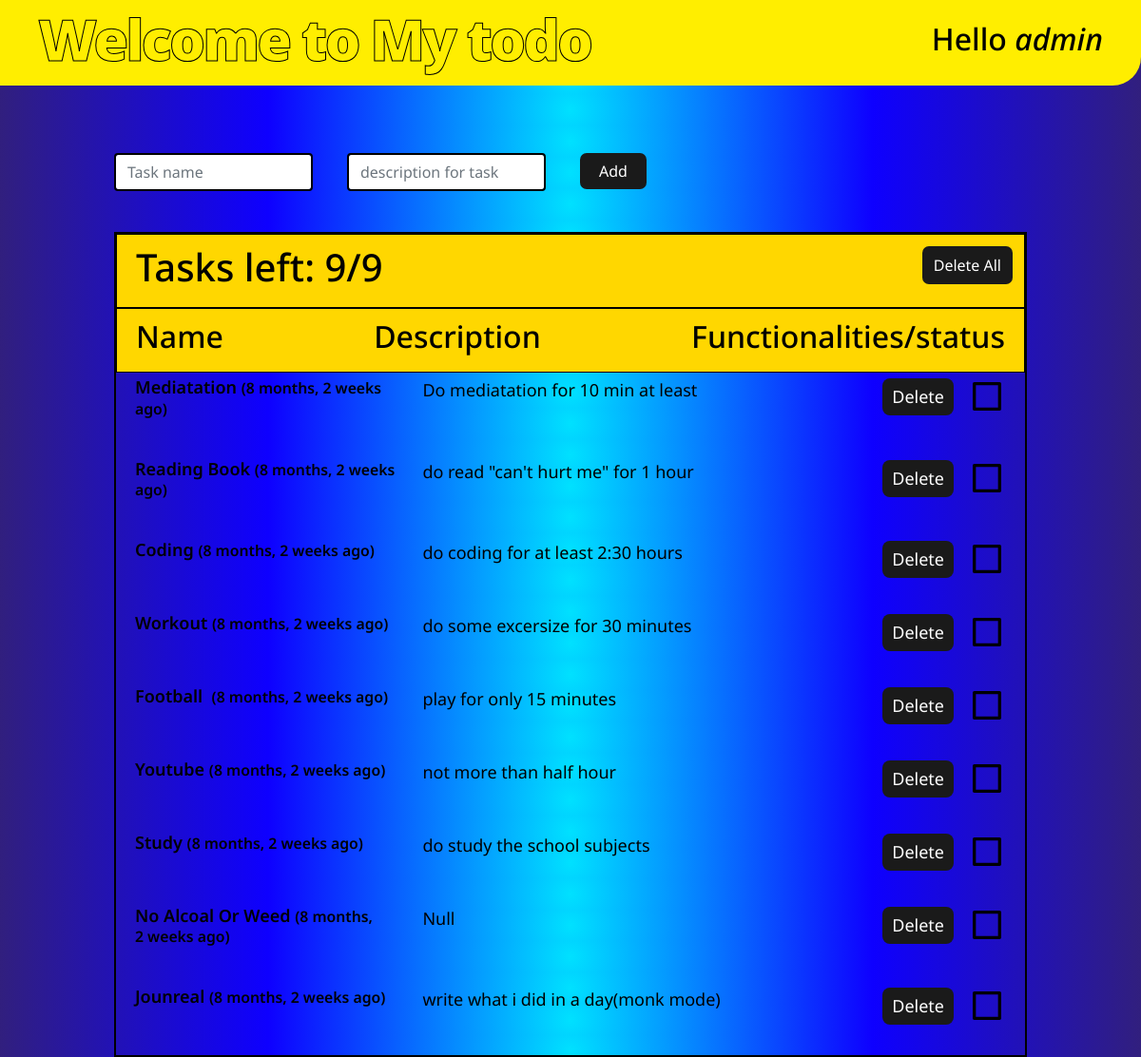
The app's page / (signed in) with its own data.
### home/models.py (models this page shows, shortened)
class Tasks(models.Model):
    user = models.ForeignKey(User,on_delete=models.CASCADE,null=True)
    name = models.CharField(max_length=100)
    desc = models.TextField()
    done = models.BooleanField(default=False)
    created = models.DateTimeField(default=timezone.now)

### home/views.py (the view, shortened to what this page needs)
# urls.py: path("",views.index,name="homepage"),
def index(request):
    alltask = Tasks.objects.all()
    context = {'alltask':alltask}
    return render(request,'index.html',context)

### templates/index.html (shortened to what this page needs)
<!DOCTYPE html>
<html lang="en">
<head>
    <link href="https://cdn.jsdelivr.net/npm/remixicon@3.5.0/fonts/remixicon.css" rel="stylesheet">
    <link href="https://cdn.jsdelivr.net/npm/bootstrap@5.0.2/dist/css/bootstrap.min.css" rel="stylesheet"
>
</head>
<body>
    <nav>
        <h1>Welcome to My todo</h1>
        {% if user.is_authenticated %}
        <h2>Hello <i>{{request.user}}</i></h2>
        {% else %}
        <a href="{% url 'user-singup' %}"><button class="signup">Sign up</button></a>
        {% endif %}
    </nav>
    <div id="main">
        <div id="sec1">
            <h1 id="taskCount">Tasks left: 0/0</h1>
            {% if user.is_authenticated %}
            <a href='{% url "clear-all" %}'><button id="clear">Delete All </button></a>
            {% else %}
            <a href='{% url "user-singup" %}'><button id="clear">Delete All </button></a>
            {% endif %}
        </div>
        <div id="navigators">
            <h2>Name</h2>
            <h2>Description</h2>
            <h2>Functionalities/status</h2>
        </div>
        <div id="tasbar">
            {% for tsk in alltask %}
            {% if request.user == tsk.user %}
            <div class="flx">
                <h5 class="strk1">{{tsk.name|title}}&nbsp;<small>({{tsk.created|timesince}} ago)</small></h5>
                <p class="strk2">{{tsk.desc}}</p>
                <a href="{% url 'delete-confirmation' tsk.id %}"><button class="blk_btns">Delete</button></a>
                <svg xmlns="http://www.w3.org/2000/svg" class="unchk btns" id="{{tsk.id}}" viewBox="0 0 24 24"
                    width="40" height="40">
                    <path
                        d="M4 3H20C20.5523 3 21 3.44772 21 4V20C21 20.5523 20.5523 21 20 21H4C3.44772 21 3 20.5523 3 20V4C3 3.44772 3.44772 3 4 3ZM5 5V19H19V5H5Z">
                    </path>
                </svg>
            </div><br>
            {% endif %}
            {% endfor %}
        </div>
    </div>
            {% if user.is_authenticated %}
            <div class="add">
        <form id="frm" action="" onsubmit="submithandler()" method="POST">{% csrf_token %}
            <div class="col-auto">
                <input type="text" class="form-control" id="inputPassword2" name="task" placeholder="Task name">
            </div>
            <div class="col-auto">
                <input type="text" class="form-control" id="inputPassword2" name="desc"
                    placeholder="description for task">
            </div>
            <div class="col-auto">
                <button type="submit" class="add_btn mb-3">Add</button>
            </div>
        </form>
    </div>
    {% else %}
<div class="add">
    <a href='{% url "user-singup" %}'> <button class="add_btn mb-3">Sign up now to add a task</button></a>
</div>
    {% endif %}
</body>
</html>

### templates/index.html (style rules this page uses)
* { margin: 0; padding: 0; font-family: 'Noto Sans', sans-serif; color: black; }
body { background: rgb(0, 109, 129); background: radial-gradient(circle, rgb(0, 225, 255) 0%, rgba(14, 0, 255, 1) 53%, rgba(49, 31, 126, 1) 100%); }
nav h1 { font-weight: 900; cursor: pointer; font-size: 60px; color: transparent; -webkit-text-stroke: 1px black; letter-spacing: -3px; }
nav { display: flex; justify-content: space-between; padding: 0 40px; z-index: 99; border-bottom-right-radius: 30px; align-items: center; height: 90px; background-color: rgb(255, 238, 0); width: 100vw; top: 0%; position: fixed; }
#main { width: 80vw; position: absolute; border: 2px solid black; margin: 13vw 10vw; z-index: 10; }
#main h1 { padding: 10px 20px; }
.flx { display: grid; grid-template-columns: 1fr 1.6fr 0.2fr 0fr; justify-content: space-evenly; font-size: x-large; padding: 5px 20px; }
#navigators { display: flex; background-color: rgb(255, 215, 0); justify-content: space-between; padding: 10px 20px; border: 1px solid black; }
#sec1 { display: flex; color: white; background-color: rgb(255, 215, 0); border: 1px solid black; justify-content: space-between; }
.add { padding: 5px 0px; position: absolute; top: 20%; margin: 0VW 10vw; }
#frm { display: grid; gap: 3vw; grid-template-columns: 2fr 2fr 2fr; }
#frm div input { border: 2px solid black; }
.btns { cursor: pointer; }
#tasbar { z-index: 2; }
.add_btn { color: black; background-color: rgb(26, 26, 26); color: white; border-radius: 7px; padding: 7px 20px; border: 1px transparent; }
.strk1 { color: black; font-weight: 600; font-size: large; width: 24vw; }
.strk2 { width: 30vw; font-size: large; color: black; display: flex; }
#clear { border-radius: 7px; color: white; border: 1px transparent; background-color: rgb(26, 26, 26); padding: 8px 12px; margin: 1vw; }
.blk_btns { color: white; padding: 6px 10px; margin-right: 15px; font-size: large; border-radius: 8px; background-color: rgb(26, 26, 26); border: 1px transparent; }
@media (max-width:1450px) { .add { top: 13vw; } }
@media (max-width:1450px) { #main { margin: 19vw 10vw; } }

### records on screen
Tasks: name "Mediatation", created "8 months, 2 weeks", desc "Do mediatation for 10 min at least"
Tasks: name "Reading Book", created "8 months, 2 weeks", desc "do read \"can't hurt me\" for 1 hour"
Tasks: name "Coding", created "8 months, 2 weeks", desc "do coding for at least 2:30 hours"
Tasks: name "Workout", created "8 months, 2 weeks", desc "do some excersize for 30 minutes"
Tasks: name "Football", created "8 months, 2 weeks", desc "play for only 15 minutes"
Tasks: name "Youtube", created "8 months, 2 weeks", desc "not more than half hour"
Tasks: name "Study", created "8 months, 2 weeks", desc "do study the school subjects"
Tasks: name "No Alcoal Or Weed", created "8 months, 2 weeks", desc "Null"
Tasks: name "Jounreal", created "8 months, 2 weeks", desc "write what i did in a day(monk mode)"

### other values on screen
{{ request.user }} "admin"
